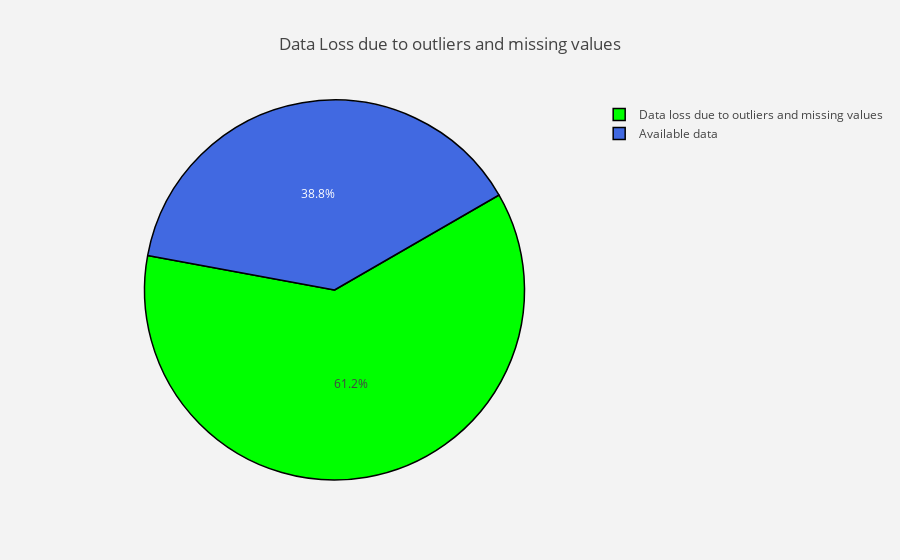

Notebook code cell kept with this figure:
### Code cell
trace = go.Pie(values = [nyc_data.shape[0],5000000 - nyc_data.shape[0]],
               labels = ["Available data" , "Data loss due to outliers and missing values"],
               marker = dict(colors =  [ 'royalblue' ,'lime'],line = dict(color = "black",
                                                                          width =  1.5)),
               rotation  = 60,
               hoverinfo = "label+percent",
              )

layout = go.Layout(dict(title = "Data Loss due to outliers and missing values",
                        plot_bgcolor  = "rgb(243,243,243)",
                        paper_bgcolor = "rgb(243,243,243)",
                       )
                  )

fig = go.Figure(data=[trace],layout=layout)
py.iplot(fig)

### Figure 1 — Plotly figure (JSON) as saved in the notebook; plotly's stock layout.template omitted (floating-point values rounded to 4 significant figures)
{"data": [{"hoverinfo": "label+percent", "labels": ["Available data", "Data loss due to outliers and missing values"], "marker": {"colors": ["royalblue", "lime"], "line": {"color": "black", "width": 1.5}}, "rotation": 60, "type": "pie", "uid": "74411108-49e6-46a5-842a-ba6f5efd0273", "values": [1937599, 3062401]}], "layout": {"paper_bgcolor": "rgb(243,243,243)", "plot_bgcolor": "rgb(243,243,243)", "title": "Data Loss due to outliers and missing values"}}
